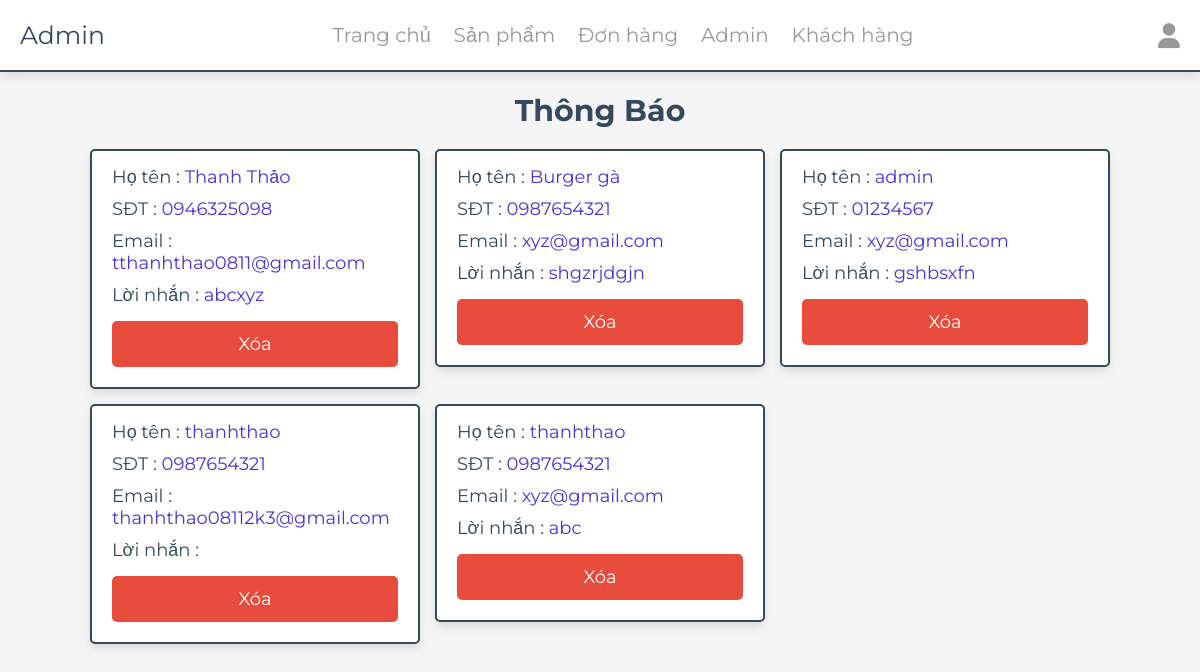
The app's page /food_website/admin/messages.php (signed in) with its own data.
### tables this page shows
CREATE TABLE `messages` (
  `id` int(100) NOT NULL,
  `user_id` int(100) NOT NULL,
  `name` varchar(100) NOT NULL,
  `email` varchar(100) NOT NULL,
  `number` varchar(12) NOT NULL,
  `message` varchar(500) NOT NULL
);

### food_website/admin/messages.php (the view, shortened to what this page needs)
<?php
include '../components/connect.php';
?>
<!DOCTYPE html>
<html lang="en">
<head>
   <link rel="stylesheet" href="https://cdnjs.cloudflare.com/ajax/libs/font-awesome/6.1.1/css/all.min.css">
   <link rel="stylesheet" href="../css/admin_style.css">
</head>
<body>
<?php include '../components/admin_header.php' ?>
<section class="messages">
   <h1 class="heading">Thông báo</h1>
   <div class="box-container">
   <?php
      $select_messages = $conn->prepare("SELECT * FROM `messages`");
      $select_messages->execute();
      if($select_messages->rowCount() > 0){
         while($fetch_messages = $select_messages->fetch(PDO::FETCH_ASSOC)){
   ?>
   <div class="box">
      <p> Họ tên : <span><?= $fetch_messages['name']; ?></span> </p>
      <p> SĐT : <span><?= $fetch_messages['number']; ?></span> </p>
      <p> Email : <span><?= $fetch_messages['email']; ?></span> </p>
      <p> Lời nhắn : <span><?= $fetch_messages['message']; ?></span> </p>
      <a href="messages.php?delete=<?= $fetch_messages['id']; ?>" class="delete-btn" onclick="return confirm('Xóa thông báo?');">Xóa</a>
   </div>
   <?php
         }
      }else{
         echo '<p class="empty">Chưa có thông báo!</p>';
      }
   ?>
   </div>
</section>
</body>
</html>

### food_website/css/admin_style.css (style rules this page uses)
:root { --main-color:#4834d4; --red:#e74c3c; --orange:#f39c12; --black:#34495e; --white:#fff; --light-bg:#f5f5f5; --light-color:#999; --border:.2rem solid var(--black); --box-shadow:0 .5rem 1rem rgba(0,0,0,.1); }
* { font-family: 'Montserrat', sans-serif; margin:0; padding:0; box-sizing: border-box; text-decoration: none; outline: none; border:none; }
html { font-size: 62.5%; overflow-x: hidden; }
body { background-color: var(--light-bg); }
section { max-width: 1200px; margin:0 auto; padding:2rem; }
.btn, .delete-btn, .option-btn { display: block; margin-top: 1rem; border-radius: .5rem; cursor: pointer; width: 100%; font-size: 1.8rem; color:var(--white); padding:1.2rem 3rem; text-transform: capitalize; text-align: center; }
.delete-btn { background-color: var(--red); }
.heading { text-align: center; margin-bottom: 2rem; text-transform: capitalize; color:var(--black); font-size: 3rem; }
.messages .box-container { display: grid; grid-template-columns: repeat(auto-fit, 33rem); gap:1.5rem; justify-content: center; align-items: flex-start; }
.messages .box-container .box { background-color: var(--white); border-radius: .5rem; box-shadow: var(--box-shadow); border:var(--border); padding:2rem; padding-top: 1rem; }
.messages .box-container .box p { padding: .5rem 0; font-size: 1.8rem; color:var(--black); }
.messages .box-container .box p span { color:var(--main-color); }

### records on screen
messages: name "Thanh Thảo", number "0946325098", email "tthanhthao0811@gmail.com", message "abcxyz"
messages: name "Burger gà", number "0987654321", email "xyz@gmail.com", message "shgzrjdgjn"
messages: name "admin", number "01234567", email "xyz@gmail.com", message "gshbsxfn"
messages: name "thanhthao", number "0987654321", email "thanhthao08112k3@gmail.com"
messages: name "thanhthao", number "0987654321", email "xyz@gmail.com", message "abc"
